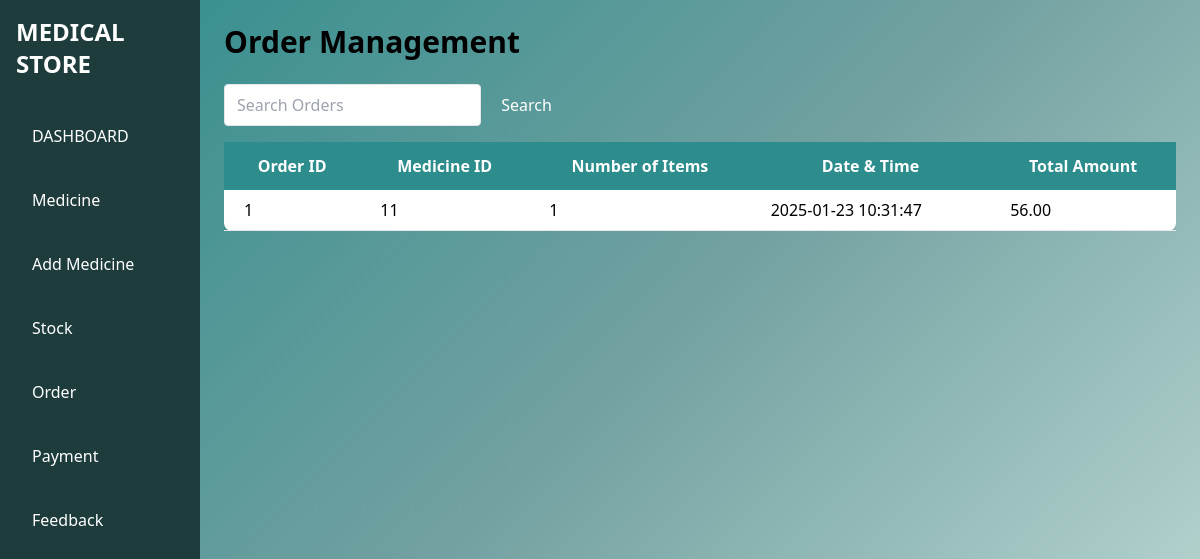
Before: /order.php with the older database file.
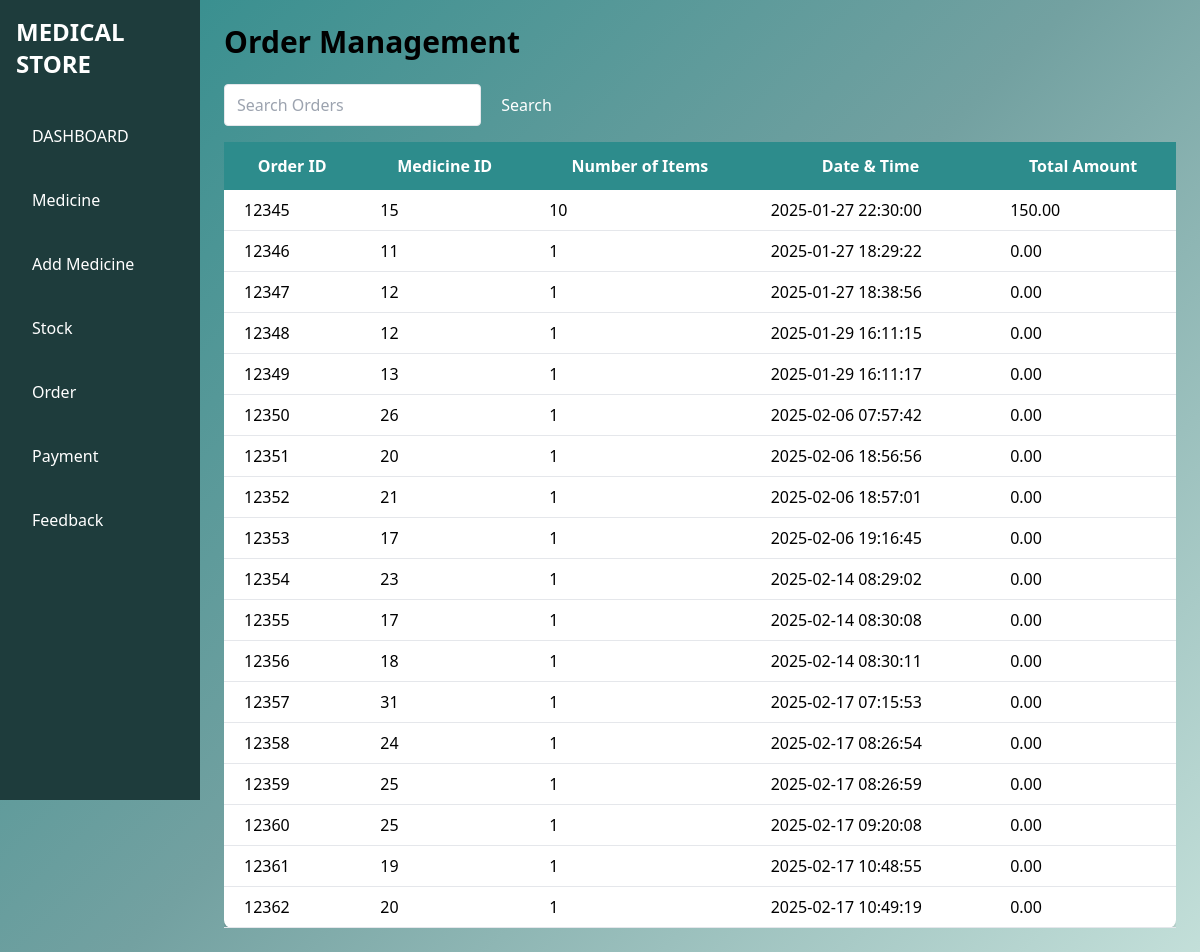
After: the same page with the newer database file.
### tables this page shows
CREATE TABLE `orders` (
  `order_id` int(11) NOT NULL,
  `customer_name` varchar(255) NOT NULL,
  `order_date` date NOT NULL,
  `total_amount` decimal(10,2) NOT NULL,
  `no_of_items` int(11) NOT NULL,
  `med_id` int(11) NOT NULL,
  `date_time` datetime NOT NULL
);

### order.php (the view, shortened to what this page needs)
<?php
include 'connection.php';
$search = $_GET['search'] ?? '';
$sql = "SELECT order_id, med_id, no_of_items, date_time, total_amount FROM orders WHERE order_id LIKE ? OR med_id LIKE ?";
$stmt = $conn->prepare($sql);
$search_term = '%' . $search . '%';
$stmt->bind_param('ss', $search_term, $search_term);
$stmt->execute();
$result = $stmt->get_result();
?>
<!DOCTYPE html>
<html lang="en">
<head>
    <link href="https://cdn.jsdelivr.net/npm/tailwindcss@2.2.19/dist/tailwind.min.css" rel="stylesheet">
</head>
<body class="custom-bg">
    <div class="flex">
        <div class="w-1/6 custom-sidebar text-white h-screen">
            <div class="p-4">
                <h1 class="text-2xl font-bold">MEDICAL STORE</h1>
                <ul class="mt-8">
                <li class="mt-4"><a href="admin.php">DASHBOARD</a></li>
                    <li class="mt-4"><a href="medicine.php">Medicine</a></li>
                    <li class="mt-4"><a href="add_medicine.php">Add Medicine</a></li>
                    <li class="mt-4"><a href="stock.php">Stock</a></li>
                    <li class="mt-4"><a href="order.php">Order</a></li>
                    <li class="mt-4">Payment</li>
                    <li class="mt-4"><a href="view_feedback.php">Feedback</a></li>
                </ul>
            </div>
        </div>
        <div class="w-5/6 p-6">
            <div class="container mx-auto">
                <h1 class="text-3xl font-bold mb-6 text-teal-700">Order Management</h1>
                <form method="GET" class="mb-4">
                    <input type="text" name="search" placeholder="Search Orders" class="border rounded py-2 px-3" value="<?= htmlspecialchars($search) ?>">
                    <button type="submit" class="bg-teal-600 text-white py-2 px-4 rounded">Search</button>
                </form>
                <div class="overflow-x-auto">
                    <table class="min-w-full bg-white shadow-md rounded-lg">
                        <thead class="table-header">
                            <tr>
                                <th class="py-3 px-5">Order ID</th>
                                <th class="py-3 px-5">Medicine ID</th>
                                <th class="py-3 px-5">Number of Items</th>
                                <th class="py-3 px-5">Date & Time</th>
                                <th class="py-3 px-5">Total Amount</th>
                            </tr>
                        </thead>
                        <tbody>
                            <?php
                            if ($result->num_rows > 0) {
                                while($row = $result->fetch_assoc()) {
                                    echo "<tr class='border-b hover:bg-teal-50'>";
                                    echo "<td class='py-2 px-5'>" . htmlspecialchars($row["order_id"]) . "</td>";
                                    echo "<td class='py-2 px-5'>" . htmlspecialchars($row["med_id"]) . "</td>";
                                    echo "<td class='py-2 px-5'>" . htmlspecialchars($row["no_of_items"]) . "</td>";
                                    echo "<td class='py-2 px-5'>" . htmlspecialchars($row["date_time"]) . "</td>";
                                    echo "<td class='py-2 px-5'>" . htmlspecialchars($row["total_amount"]) . "</td>";
                                    echo "</tr>";
                                }
                            } else {
                                echo "<tr><td colspan='5' class='py-2 px-4 text-center'>No orders found</td></tr>";
                            }
                            ?>
                        </tbody>
                    </table>
                </div>
            </div>
        </div>
    </div>
</body>
</html>

### order.php (style rules this page uses)
body { background: linear-gradient(135deg, #2d8c8c, #73a1a1, #c3dfd9); position: relative; overflow: hidden; }
.table-header { background-color: #2d8c8c; color: white; }
.custom-bg { background: linear-gradient(135deg, #2d8c8c, #73a1a1, #c3dfd9); }
.custom-sidebar { background: #1e3c3c; }
.custom-sidebar li { padding: 12px 16px; cursor: pointer; }

Changed rows visible on the page:
removed orders: order_id "1", med "11", no_of_items "1", date_time "2025-01-23 10:31:47", total_amount "56.00"
added orders: order_id "12345", med "15", no_of_items "10", date_time "2025-01-27 22:30:00", total_amount "150.00"
added orders: order_id "12346", med "11", no_of_items "1", date_time "2025-01-27 18:29:22", total_amount "0.00"
added orders: order_id "12347", med "12", no_of_items "1", date_time "2025-01-27 18:38:56", total_amount "0.00"
added orders: order_id "12348", med "12", no_of_items "1", date_time "2025-01-29 16:11:15", total_amount "0.00"
added orders: order_id "12349", med "13", no_of_items "1", date_time "2025-01-29 16:11:17", total_amount "0.00"
added orders: order_id "12350", med "26", no_of_items "1", date_time "2025-02-06 07:57:42", total_amount "0.00"
added orders: order_id "12351", med "20", no_of_items "1", date_time "2025-02-06 18:56:56", total_amount "0.00"
added orders: order_id "12352", med "21", no_of_items "1", date_time "2025-02-06 18:57:01", total_amount "0.00"
added orders: order_id "12353", med "17", no_of_items "1", date_time "2025-02-06 19:16:45", total_amount "0.00"
added orders: order_id "12354", med "23", no_of_items "1", date_time "2025-02-14 08:29:02", total_amount "0.00"
added orders: order_id "12355", med "17", no_of_items "1", date_time "2025-02-14 08:30:08", total_amount "0.00"
added orders: order_id "12356", med "18", no_of_items "1", date_time "2025-02-14 08:30:11", total_amount "0.00"
added orders: order_id "12357", med "31", no_of_items "1", date_time "2025-02-17 07:15:53", total_amount "0.00"
added orders: order_id "12358", med "24", no_of_items "1", date_time "2025-02-17 08:26:54", total_amount "0.00"
added orders: order_id "12359", med "25", no_of_items "1", date_time "2025-02-17 08:26:59", total_amount "0.00"
added orders: order_id "12360", med "25", no_of_items "1", date_time "2025-02-17 09:20:08", total_amount "0.00"
added orders: order_id "12361", med "19", no_of_items "1", date_time "2025-02-17 10:48:55", total_amount "0.00"
added orders: order_id "12362", med "20", no_of_items "1", date_time "2025-02-17 10:49:19", total_amount "0.00"
